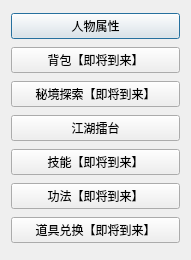
<?xml version="1.0" encoding="UTF-8"?>
<ui version="4.0">
 <class>JiangHu</class>
 <widget class="QDialog" name="JiangHu">
  <property name="geometry">
   <rect>
    <x>0</x>
    <y>0</y>
    <width>191</width>
    <height>260</height>
   </rect>
  </property>
  <property name="windowTitle">
   <string>闯荡江湖</string>
  </property>
  <layout class="QVBoxLayout" name="verticalLayout">
   <item>
    <widget class="QPushButton" name="userInfo">
     <property name="text">
      <string>人物属性</string>
     </property>
    </widget>
   </item>
   <item>
    <widget class="QPushButton" name="pushButton_2">
     <property name="text">
      <string>背包【即将到来】</string>
     </property>
    </widget>
   </item>
   <item>
    <widget class="QPushButton" name="pushButton_3">
     <property name="text">
      <string>秘境探索【即将到来】</string>
     </property>
    </widget>
   </item>
   <item>
    <widget class="QPushButton" name="JJC">
     <property name="text">
      <string>江湖擂台</string>
     </property>
    </widget>
   </item>
   <item>
    <widget class="QPushButton" name="pushButton_5">
     <property name="text">
      <string>技能【即将到来】</string>
     </property>
    </widget>
   </item>
   <item>
    <widget class="QPushButton" name="pushButton_6">
     <property name="text">
      <string>功法【即将到来】</string>
     </property>
    </widget>
   </item>
   <item>
    <widget class="QPushButton" name="pushButton_7">
     <property name="text">
      <string>道具兑换【即将到来】</string>
     </property>
    </widget>
   </item>
  </layout>
 </widget>
 <resources/>
 <connections/>
</ui>
